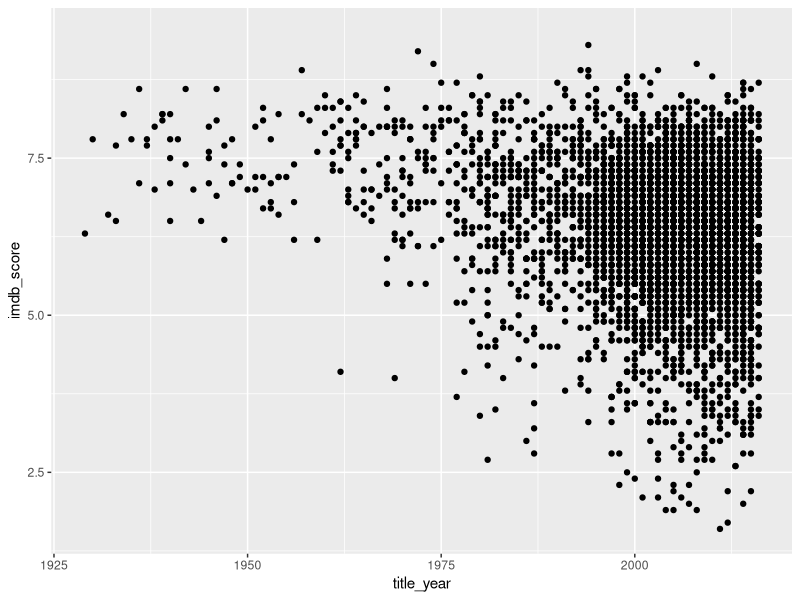
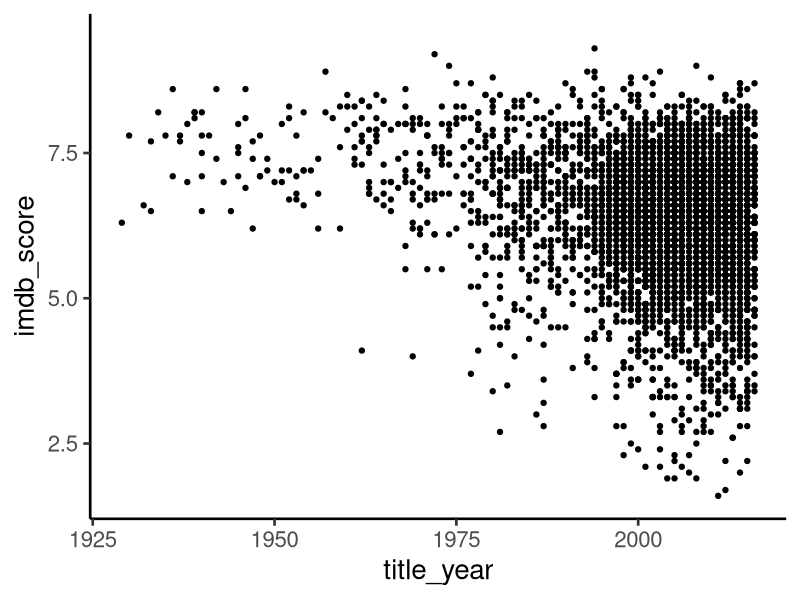
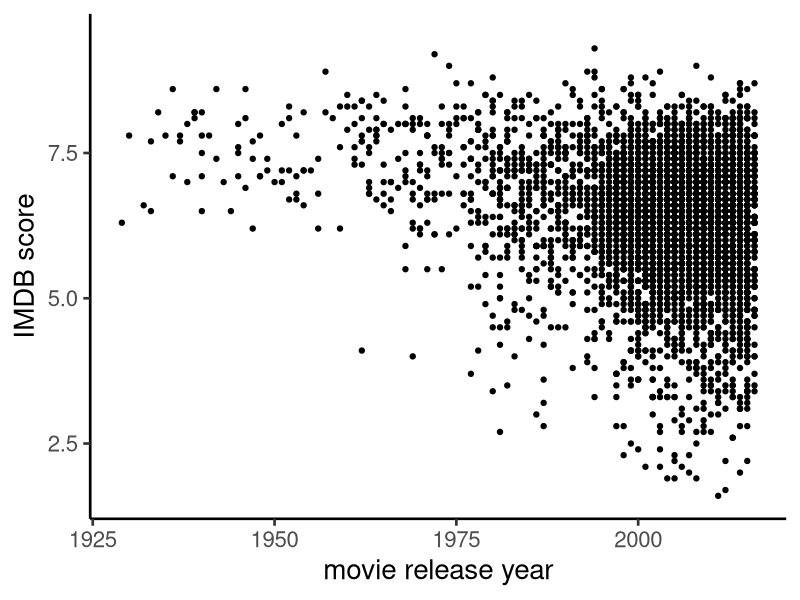
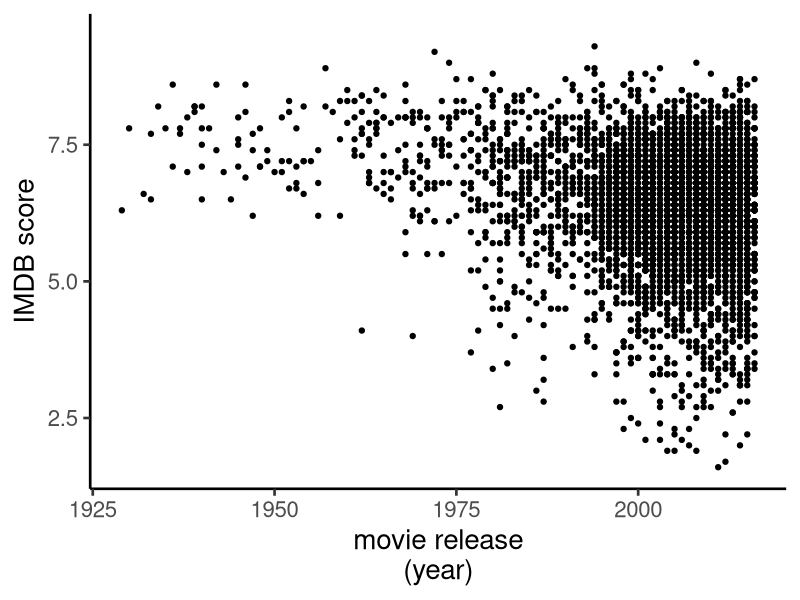
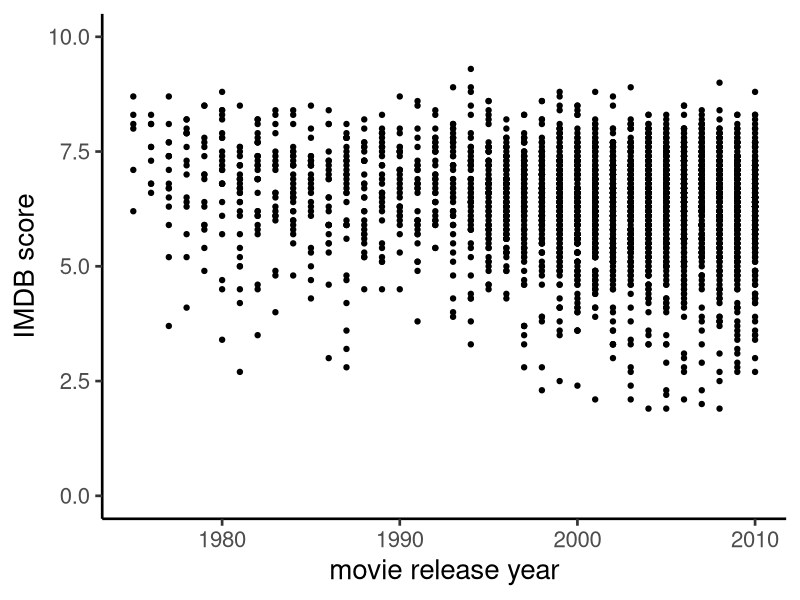
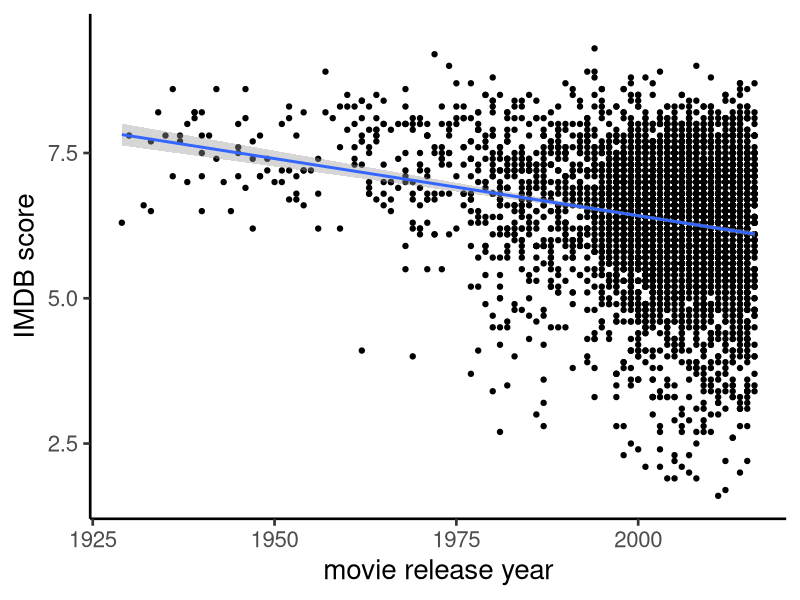
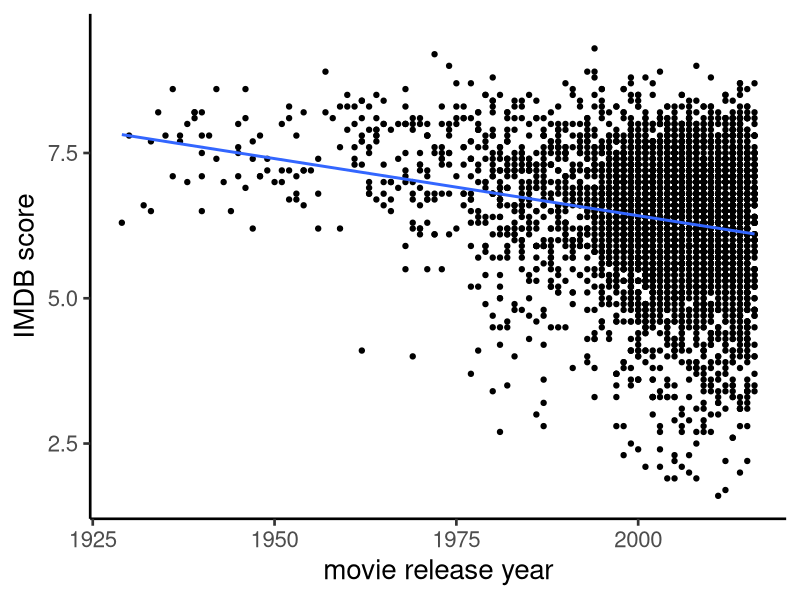

These figures' R source, in order:
## ---- chunk 1
library(tidyverse)
## ---- chunk 2
movies_imdb=read_delim("movies/movies_imdb.txt",delim=",")
movies_rottentom=read_delim("movies/movies_rottentom.txt",delim=",")
## ---- chunk 3
movies_imdb %>% select(movie_title,title_year,duration,imdb_score)
## ---- chunk 4
imdb_minimal=movies_imdb %>% select(movie_title,title_year,duration,imdb_score)
## ---- chunk 5
imdb_minimal=movies_imdb %>% select(movie_title,title_year,duration,imdb_score)

joined=full_join(imdb_minimal,movies_rottentom,by=c("movie_title"="title"))
## ---- chunk 6
plot_imdb = ggplot(movies_imdb)
summary(plot_imdb)
## ---- chunk 7
plot_imdb = ggplot(movies_imdb) + aes(x=title_year,y=imdb_score)
summary(plot_imdb)
## ---- chunk 8
plot_imdb = ggplot(movies_imdb)
plot_imdb = plot_imdb + aes(x=title_year,y=imdb_score)
summary(plot_imdb)
## ---- chunk 9
plot_imdb = plot_imdb + geom_point()
summary(plot_imdb)
plot_imdb
## ---- chunk 10
plot_imdb = plot_imdb + theme_classic(base_size = 20) 
plot_imdb
## ---- chunk 11
plot_imdb + xlab("movie release year") + ylab("IMDB score")
plot_imdb + xlab("movie release\n(year)") + ylab("IMDB score")
plot_imdb=plot_imdb + xlab("movie release year") + ylab("IMDB score")
## ---- chunk 12
plot_imdb + scale_y_continuous(limits=c(0,10))+scale_x_continuous(limits=c(1975,2010))
## ---- chunk 13
plot_imdb + stat_smooth(method="lm")
plot_imdb + stat_smooth(method="lm",se=F)
